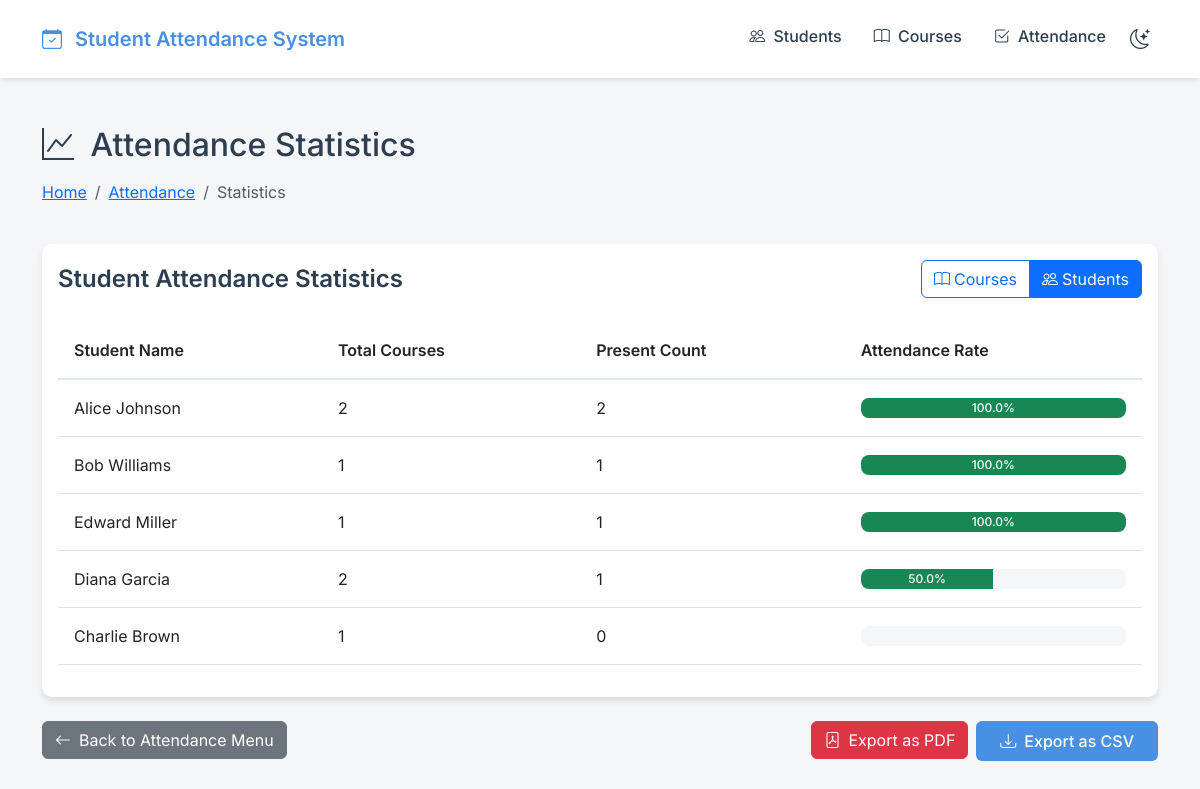
The page /attendance/stats?type=student on the database its author committed.
### tables this page shows
CREATE TABLE Students (
    student_id INTEGER PRIMARY KEY,
    first_name VARCHAR(50) NOT NULL,
    last_name VARCHAR(50) NOT NULL,
    email VARCHAR(100) UNIQUE NOT NULL,
    phone VARCHAR(15),
    enrollment_date DATE NOT NULL
);

### app.py (the view)
@app.route('/attendance/stats', methods=['GET'])
def attendance_stats():
    try:
        conn = get_db_connection()
        stats_type = request.args.get('type', 'course')
        if stats_type == 'course':
            stats = conn.execute('''
                SELECT c.course_id, c.course_code, c.course_name,
                       COUNT(DISTINCT a.student_id) as total_students,
                       SUM(CASE WHEN a.status = 'Present' THEN 1 ELSE 0 END) as present_count,
                       ROUND(100.0 * SUM(CASE WHEN a.status = 'Present' THEN 1 ELSE 0 END) /
                             COUNT(*), 2) as attendance_percentage
                FROM Attendance_Records a
                JOIN Courses c ON a.course_id = c.course_id
                GROUP BY c.course_id
                ORDER BY attendance_percentage DESC
            ''').fetchall()
        else:
            stats = conn.execute('''
                SELECT s.student_id, s.first_name, s.last_name,
                       COUNT(DISTINCT a.course_id) as total_courses,
                       SUM(CASE WHEN a.status = 'Present' THEN 1 ELSE 0 END) as present_count,
                       ROUND(100.0 * SUM(CASE WHEN a.status = 'Present' THEN 1 ELSE 0 END) /
                             COUNT(*), 2) as attendance_percentage
                FROM Attendance_Records a
                JOIN Students s ON a.student_id = s.student_id
                GROUP BY s.student_id
                ORDER BY attendance_percentage DESC
            ''').fetchall()
        return render_template('attendance/stats.html', stats=stats, stats_type=stats_type)
    except sqlite3.Error as e:
        flash('Error generating attendance statistics. Please try again.')
        return redirect(url_for('index'))
    finally:
        if 'conn' in locals():
            conn.close()

### app.py (called while the page is built)
def get_db_connection():
    try:
        conn = sqlite3.connect(DB_PATH)
        conn.row_factory = sqlite3.Row
        return conn
    except sqlite3.Error as e:
        print(f"Database connection error: {str(e)}")
        raise

### templates/attendance/stats.html
{% extends "base.html" %}
{% block content %}
<div class="container py-5">
    <div class="row mb-4">
        <div class="col">
            <h2 class="mb-3">
                <i class="bi bi-graph-up me-2"></i>
                Attendance Statistics
            </h2>
            <nav aria-label="breadcrumb">
                <ol class="breadcrumb">
                    <li class="breadcrumb-item"><a href="{{ url_for('index') }}">Home</a></li>
                    <li class="breadcrumb-item"><a href="{{ url_for('attendance_menu') }}">Attendance</a></li>
                    <li class="breadcrumb-item active">Statistics</li>
                </ol>
            </nav>
        </div>
    </div>
    <div class="row mb-4">
        <div class="col">
            <div class="card">
                <div class="card-body">
                    <div class="d-flex justify-content-between align-items-center mb-4">
                        <h4 class="card-title mb-0">
                            {% if stats_type == 'course' %}
                                Course Attendance Statistics
                            {% else %}
                                Student Attendance Statistics
                            {% endif %}
                        </h4>
                        <div class="btn-group">
                            <a href="{{ url_for('attendance_stats', type='course') }}"
                               class="btn btn-outline-primary {% if stats_type == 'course' %}active{% endif %}">
                                <i class="bi bi-book me-1"></i>Courses
                            </a>
                            <a href="{{ url_for('attendance_stats', type='student') }}"
                               class="btn btn-outline-primary {% if stats_type == 'student' %}active{% endif %}">
                                <i class="bi bi-people me-1"></i>Students
                            </a>
                        </div>
                    </div>
                    <div class="table-responsive">
                        <table class="table table-hover">
                            <thead>
                                <tr>
                                    {% if stats_type == 'course' %}
                                        <th>Course Code</th>
                                        <th>Course Name</th>
                                        <th>Total Students</th>
                                        <th>Present Count</th>
                                        <th>Attendance Rate</th>
                                    {% else %}
                                        <th>Student Name</th>
                                        <th>Total Courses</th>
                                        <th>Present Count</th>
                                        <th>Attendance Rate</th>
                                    {% endif %}
                                </tr>
                            </thead>
                            <tbody>
                                {% for stat in stats %}
                                <tr>
                                    {% if stats_type == 'course' %}
                                        <td>{{ stat.course_code }}</td>
                                        <td>{{ stat.course_name }}</td>
                                        <td>{{ stat.total_students }}</td>
                                        <td>{{ stat.present_count }}</td>
                                        <td>
                                            <div class="progress">
                                                <div class="progress-bar bg-success"
                                                     role="progressbar"
                                                     style="width: {{ stat.attendance_percentage }}%"
                                                     aria-valuenow="{{ stat.attendance_percentage }}"
                                                     aria-valuemin="0"
                                                     aria-valuemax="100">
                                                    {{ "%.1f"|format(stat.attendance_percentage) }}%
                                                </div>
                                            </div>
                                        </td>
                                    {% else %}
                                        <td>{{ stat.first_name }} {{ stat.last_name }}</td>
                                        <td>{{ stat.total_courses }}</td>
                                        <td>{{ stat.present_count }}</td>
                                        <td>
                                            <div class="progress">
                                                <div class="progress-bar bg-success"
                                                     role="progressbar"
                                                     style="width: {{ stat.attendance_percentage }}%"
                                                     aria-valuenow="{{ stat.attendance_percentage }}"
                                                     aria-valuemin="0"
                                                     aria-valuemax="100">
                                                    {{ "%.1f"|format(stat.attendance_percentage) }}%
                                                </div>
                                            </div>
                                        </td>
                                    {% endif %}
                                </tr>
                                {% endfor %}
                            </tbody>
                        </table>
                    </div>
                </div>
            </div>
        </div>
    </div>
    <div class="row">
        <div class="col">
            <a href="{{ url_for('attendance_menu') }}" class="btn btn-secondary">
                <i class="bi bi-arrow-left me-2"></i>Back to Attendance Menu
            </a>
            <a href="{{ url_for('export_attendance', type=stats_type, format='csv') }}" class="btn btn-primary float-end">
                <i class="bi bi-download me-2"></i>Export as CSV
            </a>
            <a href="{{ url_for('export_attendance', type=stats_type, format='pdf') }}" class="btn btn-danger float-end me-2">
                <i class="bi bi-file-pdf me-2"></i>Export as PDF
            </a>
        </div>
    </div>
</div>
{% endblock %}

### static/css/style.css (style rules this page uses)
:root { --primary-color: #4a90e2; --secondary-color: #f5f6fa; --text-color: #2c3e50; --border-color: #e1e8ed; --success-color: #2ecc71; --danger-color: #e74c3c; --warning-color: #f1c40f; --card-shadow: 0 4px 6px rgba(0, 0, 0, 0.1); --transition-speed: 0.3s; }
body { font-family: 'Inter', sans-serif; color: var(--text-color); background-color: var(--secondary-color); transition: background-color var(--transition-speed), color var(--transition-speed); }
.card { background-color: white; border: none; border-radius: 10px; box-shadow: var(--card-shadow); transition: transform var(--transition-speed), box-shadow var(--transition-speed); }
.card-title { color: var(--text-color); font-weight: 600; margin-bottom: 0; }
.btn-primary { background-color: var(--primary-color); border: none; padding: 0.5rem 1.5rem; font-weight: 500; transition: background-color var(--transition-speed); }
.table { color: var(--text-color); }
.table thead th { border-bottom: 2px solid var(--border-color); font-weight: 600; }
.table td, .table th { padding: 1rem; vertical-align: middle; }
.progress { height: 20px !important; margin-bottom: 0; background-color: var(--secondary-color); border-radius: 8px; }
.progress-bar { display: flex; align-items: center; justify-content: center; color: white; font-weight: 500; transition: width 0.6s ease; }

### rows shown on the page
Students: first_name "Alice", last_name "Johnson", total_courses "2", present_count "2", attendance_percentage "100.0"
Students: first_name "Bob", last_name "Williams", total_courses "1", present_count "1", attendance_percentage "100.0"
Students: first_name "Edward", last_name "Miller", total_courses "1", present_count "1", attendance_percentage "100.0"
Students: first_name "Diana", last_name "Garcia", total_courses "2", present_count "1", attendance_percentage "50.0"
Students: first_name "Charlie", last_name "Brown", total_courses "1", present_count "0"
